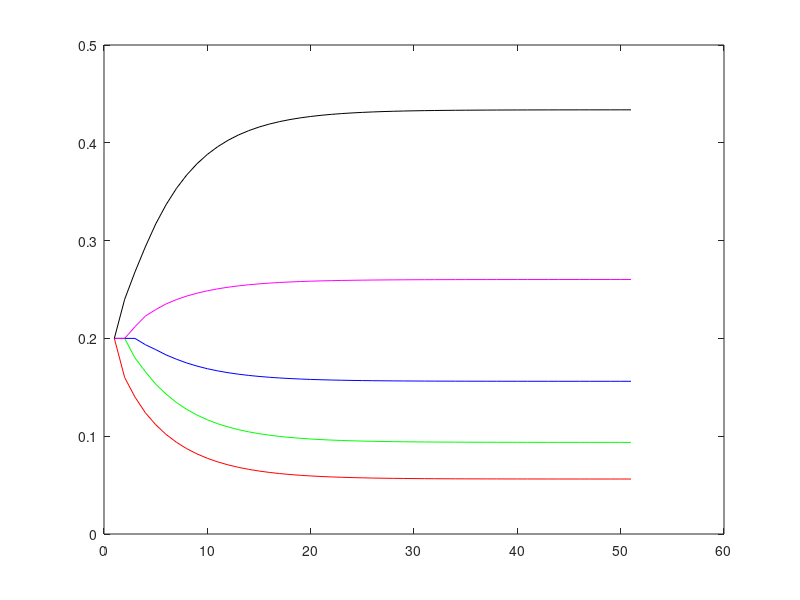

Write the MATLAB code that produced this figure.
% Program1e
P=[0.5 0.5 0 0 0; 0.3 0.2 0.5 0 0; 0 0.3 0.2 0.5 0; 0 0 0.3 0.2 0.5; 0 0 0 0.3 0.7];
p(1,:)=[0.2 0.2 0.2 0.2 0.2];
for t=1:50
    p(t+1,:)=p(t,:)*P;
end
plot(1:51, p(:,1), 'r'); hold on;
plot(1:51, p(:,2), 'g'); hold on;
plot(1:51, p(:,3), 'b'); hold on;
plot(1:51, p(:,4), 'm'); hold on;
plot(1:51, p(:,5), 'k');